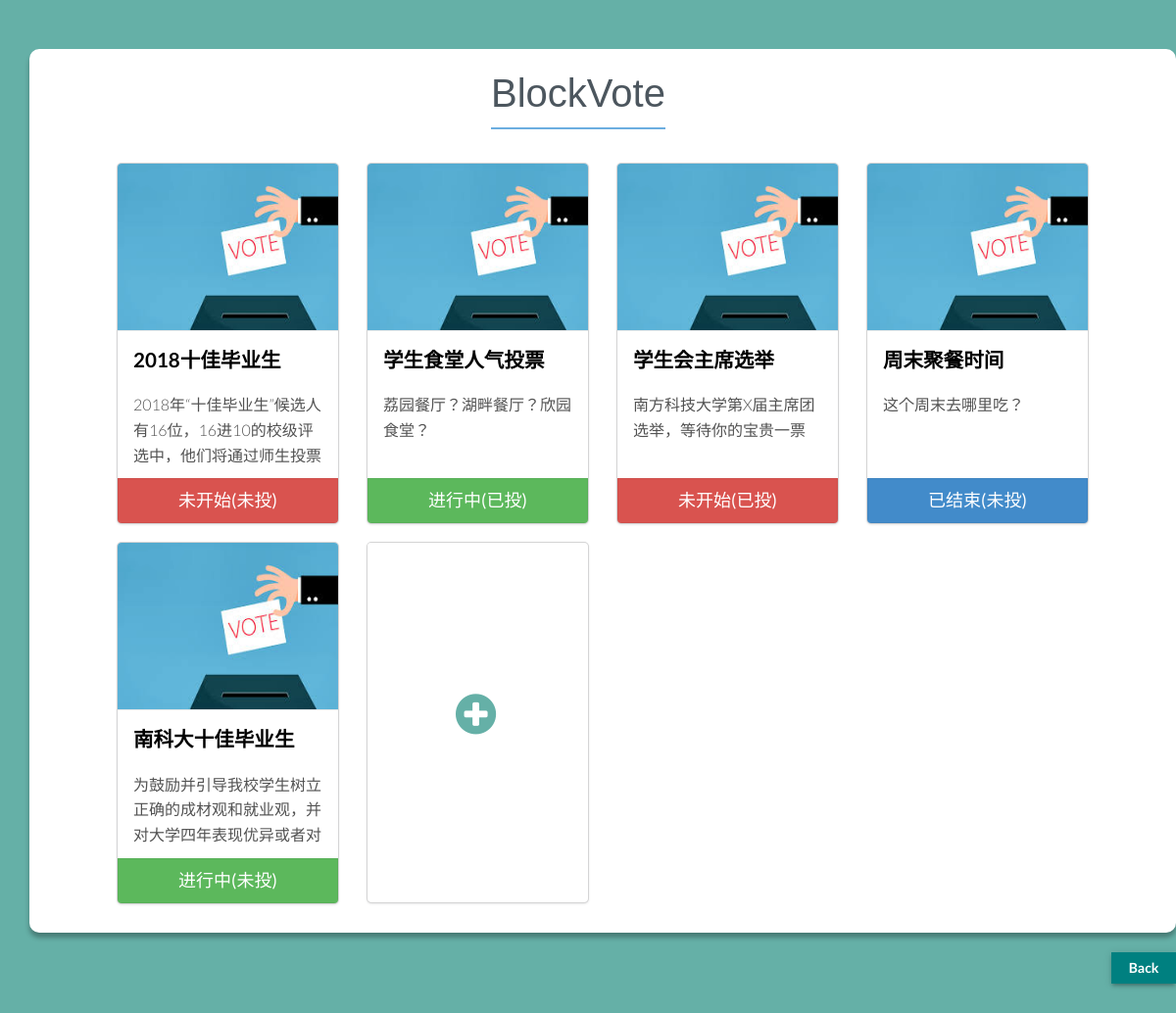
Before: /card (signed in) with the older database file.
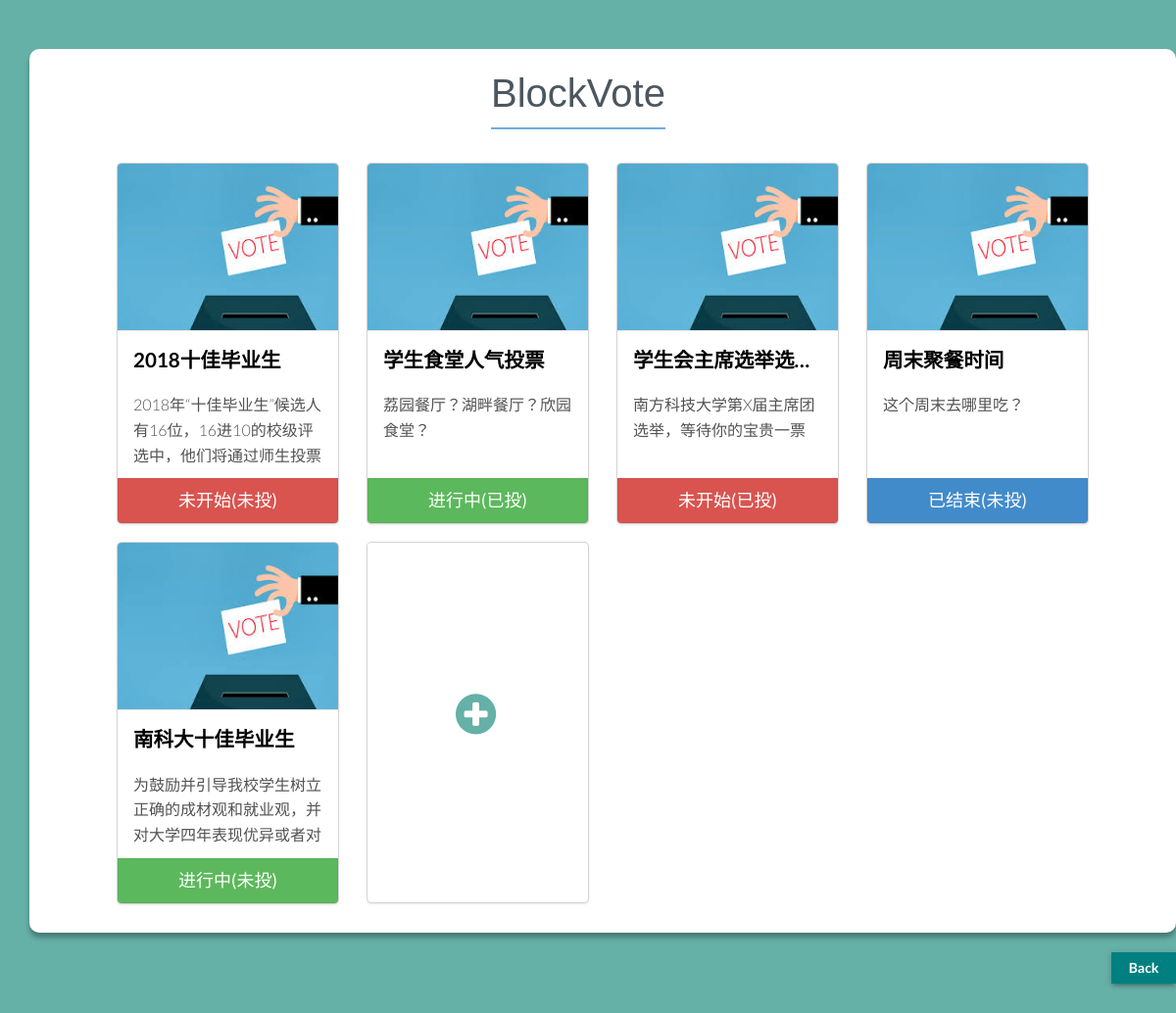
After: the same page with the newer database file.
### startvote/models.py (models this page shows)
class Vote(models.Model):
    vote_id = models.IntegerField(primary_key=True)  # 自增主键
    vote_name = models.CharField(max_length=50)
    vote_type = models.IntegerField(null=True) # 多选,单选 1:单选 2：多选
    vote_state = models.IntegerField(null=True)  # 投票状态，状态编码，1：未开始 2：进行中 3：已结束
    vote_target = models.TextField(null=True)  # 一个hash值
    vote_description = models.TextField(null=True)  # 投票描述
    is_checkable = models.BooleanField(default=True)  # 是否可以查看投票结果，默认可以
    is_opened = models.BooleanField(default=False)  # 是否需要认证，默认不需要
    creat_time = models.DateTimeField(null=True)  # 创建时间
    start_time = models.DateTimeField(null=True)
    end_time = models.DateTimeField(null=True)

### startvote/views.py (the view)
# urls.py: re_path(r'^card$', v1.card, name="card"),
def card(request):
    result_list =[]
    user = auth.get_user(request)
    e = Entry.objects.filter(user_id=user)
    for item in e:
        vote_condition = {}
        if item.condition:
            vote_condition["condition"] = "已投"
        else:
            vote_condition["condition"] = "未投"
        vote_condition["vote"] = item.vote_id
        vote_condition["target"] = item.vote_id.vote_target
        result_list.append(vote_condition)
    return render_to_response('card.html',{"result_list":result_list})

### startvote/templates/card.html (shortened to what this page needs)
<!DOCTYPE html>
<html>
<head>
    <link rel="stylesheet" type="text/css" href="/static/css/isotope.css" media="screen" />
    <link rel="stylesheet" href="/static/js/fancybox/jquery.fancybox.css" type="text/css" media="screen" />
    <link rel="stylesheet" href="/static/css/bootstrap.css">
    <link rel="stylesheet" href="/static/css/bootstrap-theme.css">
    <link rel="stylesheet" href="/static/css/style.css">
    <link rel="stylesheet" href="/static/skin/default.css"><script src="//code.jquery.com/jquery-1.11.1.min.js"></script>
</head>
<body>
<div class="container">
    <div class="container mycontainer">
        <div class="row adjustsize" >
            <div class="form-title-row">
                <a href="{% url 'index' %}" ><h1 class="myfont">BlockVote</h1></a>
            </div>
        </div>
        <div class="row" style="padding-top: 15px">
            {%for result in result_list %}
                <div class="col-sm-6 col-md-4 col-lg-3 mt-4" style="float: left">
                    <div  class="card card-inverse card-info">
                        <div class="cover">
                            <img class="card-img-top" src="/static/img/2.png" onerror="this.src='/static/img/2.png'">
                        </div>
                        <div class="card-block">
                            <h4 class="card-title" title={{ result.vote.vote_name }}>{{ result.vote.vote_name }}</h4>
                            <div class="card-text">
                                {{ result.vote.vote_description }}
                            </div>
                        </div>
                        {% if result.vote.vote_state  == 1 %}
                            <a href="{% url 'vote' target=result.target %}"><button type="button" class="btn btn-danger btn-lg btn-block">
                            未开始({{ result.condition }})
                        {% elif result.vote.vote_state  == 2 %}
                            <a href="{% url 'vote' target=result.target %}"><button type="button" class="btn btn-success btn-lg btn-block">
                            进行中({{ result.condition }})
                        {% else %}
                            <a href="{% url 'vote' target=result.target %}"><button type="button" class="btn btn-primary btn-lg btn-block">
                            已结束({{ result.condition }})
                        {% endif %}
                        </button> </a>
                    </div>
                </div>
            {% endfor %}
            <div class="col-sm-6 col-md-4 col-lg-3 mt-4" style="float: left">
                <a  href="{% url 'form' %}"><div class="card card-inverse card-info ">
                    <div class="cover">
                        <img class="card-img-top-null" src="/static/img/null.png">
                        <i class="fa fa-plus-circle fa-3x adjustsize2" style="color: #65B0A7;margin-top: -8%"></i>
                    </div>
                    <div class="card-block card-block-null">
                        <h4 class="card-title">&nbsp</h4>
                        <div class="card-text">
                            <br/>&nbsp
                        </div>
                    </div>
                </div></a>
            </div>
        </div>
    </div>
    <div >
        <a href="{% url 'index' %}"><button  type="button"  class="btn float-right" style="font-weight:600;margin-bottom:30px;color:white;background:teal;box-shadow: 0 3px 4px 0 rgba(0, 0, 0, .14), 0 3px 3px -2px rgba(0, 0, 0, .2), 0 1px 8px 0 rgba(0, 0, 0, .12)">
            &nbsp&nbspBack&nbsp&nbsp</button></a>
    </div>
</div>
</body>

### startvote/static/css/style.css (style rules this page uses)
body { color:#777; background: #f7f7f7; font-size: 16px; line-height: 1.6em; font-weight: 300; text-shadow: none; }
body, h1, h2, h3, h4, h5, h6, .h1, .h2, .h3, .h4, .h5, .h6 { font-family: 'Lato', sans-serif; }
h1, h2, h3, h4, h5, h6 { color:#222; }
h1,h2,h3,h4,h5,h6 { font-style: normal; margin: 0 0 20px 0; }
h1 { font-size: 40px; line-height: 30px; }
h4 { font-size: 18px; }
.row { z-index: 9999; }
.float-right { float: right; }
.btn { border: 0; }

### startvote/static/skin/default.css (style rules this page uses)
a { color: #35A49C; }

### startvote/static/css/overwrite.css (style rules this page uses)
.btn { text-shadow: none; background-image:none; border-color: none; border-bottom-color: none; -webkit-box-shadow: none; -moz-box-shadow: none; box-shadow: none; }
.btn { outline:0; -webkit-border-radius: 0; -moz-border-radius: 0; border-radius: 0; }
.btn-lg { -webkit-border-radius: 0; -moz-border-radius: 0; border-radius: 0; }

### startvote/templates/card.html (style rules this page uses)
body { color: #fff; background: #65B0A7; }
html { font-family: Lato, 'Helvetica Neue', Arial, Helvetica, sans-serif; font-size: 14px; }
.float-right { margin-right:-30px; }
.card { margin-top: 20px; font-size: 1em; overflow: hidden; padding: 0; border: none; border-radius: .28571429rem; box-shadow: 0 1px 3px 0 #d4d4d5, 0 0 0 1px #d4d4d5; }
.card-block { font-size: 1em; position: relative; margin: 0; padding: 1em; border: none; border-top: 1px solid rgba(34, 36, 38, .1); box-shadow: none; }
.card-block-null { border-top:none; }
.card-img-top { display: block; width: 100%; height: 100%; }
.card-img-top-null { height: 100%; width: auto; }
.card-title { font-size: 1.28571429em; font-weight: 700; line-height: 1.2857em; color: black; white-space:nowrap; text-overflow:ellipsis;overflow:hidden; }
.card-text { clear: both; margin-top: .5em; color: rgba(0, 0, 0, .68); height: 72px; overflow-x: hidden; overflow-y: auto; }
.card-inverse .btn { border: 1px solid rgba(0, 0, 0, .05); }
.mycontainer { border-radius: 10px 10px 10px 10px; margin-top: 50px; margin-bottom: 20px; background: #ffffff; box-shadow: 0px 5px 5px rgba(0, 0, 0, 0.3); padding-bottom: 30px; padding-left: 90px; padding-right: 90px; }
.form-title-row { display: inline-block; box-sizing: border-box; color: #4c565e; font-size: 24px; padding-top: 30px; border-bottom: 2px solid #6caee0; margin: 0; }
.myfont { font: 14px/1.5 Arial, Helvetica, sans-serif; font-size: 40px; line-height: 30px; font-weight: 500; color: #4c565e; }
.cover { height: 170px; }
.adjustsize { padding-left: 40%; }
.adjustsize2 { margin-left: 40%; }

Changed rows visible on the page:
changed Vote "南方科技大学第X届主席团选举，等待你的宝贵一票": vote.vote_name "学生会主席选举" → "学生会主席选举选…"
